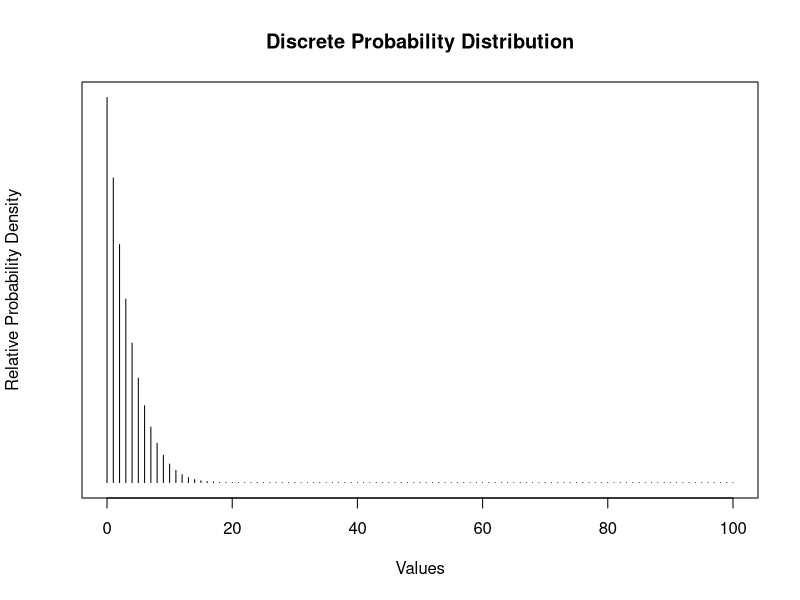

Generate this figure with R:
library(hypergeo)

f_pdf <- function(n, alpha, beta, k) {
  frac <- alpha/(alpha+beta)
  hg <- hypergeo(k-n+1, k+alpha, k+alpha+beta, frac)
  num <- gamma(alpha+beta) * choose(n-1, k) * (frac ** k) * gamma(k+alpha) * (1/gamma(k+alpha+beta)) * hg
  den <- gamma(alpha)
  return(num/den)
}

ks <- 0:100
ps <- f_pdf(100, 1, 5, ks)
plot(ks, ps, type="h", xlab = "Values", ylab = "Relative Probability Density", yaxt="n",
     main = "Discrete Probability Distribution")
